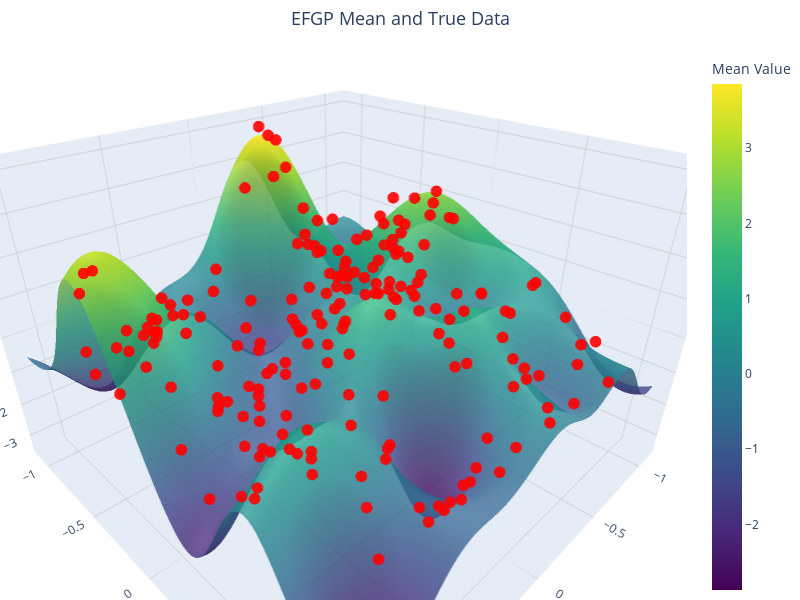

Notebook code cell kept with this figure:
### Code cell
beta, xis, ytrg, ws, toeplitz = efgp_nd(
    x=x,
    y=y,
    sigmasq=sigmasq,
    kernel=kernel,
    eps=EPSILON,
    x_new=x_new,
    nufft_eps=1e-10,

    opts={'cg_tolerance': cg_tol, 'estimate_variance': True,
    'variance_method':'regular','early_stopping': True}
)
if d == 2:

    import plotly.graph_objects as go
    import numpy as np
    from scipy.interpolate import griddata

    # --- Prepare Data for Plotting ---
    # Extract x1, x2 coordinates and mean values from tensors
    x1 = x_new[:, 0].cpu().numpy()
    x2 = x_new[:, 1].cpu().numpy()
    mean_values = ytrg['mean'].cpu().numpy()

    # Create a grid for the surface plot
    x1_grid = np.linspace(x1.min(), x1.max(), 100)
    x2_grid = np.linspace(x2.min(), x2.max(), 100)
    X1, X2 = np.meshgrid(x1_grid, x2_grid)

    # Interpolate mean values onto the grid for smooth surface visualization
    mean_surface = griddata(
        points=(x1, x2), 
        values=mean_values, 
        xi=(X1, X2), 
        method='cubic'
    )

    # --- Create Interactive 3D Plot ---
    fig = go.Figure()

    # Add the mean surface with transparency
    fig.add_trace(go.Surface(
        z=mean_surface,
        x=X1,
        y=X2,
        colorscale='Viridis',
        opacity=0.8,  # Adjust transparency for better visualization
        name='EFGP Mean',
        colorbar=dict(
            title=dict(
                text="Mean Value",
                font=dict(size=14)
            ),
            tickfont=dict(size=12)
        )
    ))

    # Add scatter points for the true data
    fig.add_trace(go.Scatter3d(
        x=x[:, 0].cpu().numpy(),
        y=x[:, 1].cpu().numpy(),
        z=y.cpu().numpy(),
        mode='markers',
        marker=dict(
            size=4,  # Smaller scatter points
            color='red',
            opacity=0.9,  # Slight transparency for markers
            symbol='circle'
        ),
        name='True Data'
    ))

    # --- Update Layout for Better Visualization ---
    fig.update_layout(
        scene=dict(
            aspectmode='manual',
            aspectratio=dict(x=1.5, y=1.5, z=1), # Make x and y dimensions wider relative to z
            xaxis=dict(
                title=dict(
                    text='x₁',
                    font=dict(size=16)
                ),
                tickfont=dict(size=12),
                showgrid=True,
                gridcolor='lightgray'
            ),
            yaxis=dict(
                title=dict(
                    text='x₂',
                    font=dict(size=16)
                ),
                tickfont=dict(size=12),
                showgrid=True,
                gridcolor='lightgray'
            ),
            zaxis=dict(
                title=dict(
                    text='Mean/True Data',
                    font=dict(size=16)
                ),
                tickfont=dict(size=12),
                showgrid=True,
                gridcolor='lightgray'
            ),
            camera=dict(
                eye=dict(x=1.25, y=1.25, z=1)  # Adjust camera angle for better view
            )
        ),
        title=dict(
            text='EFGP Mean and True Data',
            font=dict(size=18),
            x=0.5,  # Center the title
            xanchor='center'
        ),
        legend=dict(
            x=0.8,
            y=0.9,
            font=dict(size=12),
            bgcolor='rgba(255, 255, 255, 0.8)',  # Add a semi-transparent background
            bordercolor='black',
            borderwidth=1
        ),
        margin=dict(l=0, r=0, t=50, b=0),  # Reduce margins for a cleaner look
        width=800,  # Increase figure width
        height=600   # Increase figure height
    )

    # Display the plot
    fig.show()

### Figure 1 — Plotly figure (JSON) as saved in the notebook; plotly's stock layout.template omitted (floating-point values rounded to 4 significant figures; data arrays with more than 128 entries replaced by an {"elided": "..."} marker saying what was removed)
{"data": [{"colorbar": {"tickfont": {"size": 12}, "title": {"font": {"size": 14}, "text": "Mean Value"}}, "colorscale": [[0, "#440154"], [0.1111, "#482878"], [0.2222, "#3e4989"], [0.3333, "#31688e"], [0.4444, "#26828e"], [0.5556, "#1f9e89"], [0.6667, "#35b779"], [0.7778, "#6ece58"], [0.8889, "#b5de2b"], [1, "#fde725"]], "name": "EFGP Mean", "opacity": 0.8, "type": "surface", "x": {"elided": "100x100 float values"}, "y": {"elided": "100x100 float values"}, "z": {"elided": "100x100 float values"}}, {"marker": {"color": "red", "opacity": 0.9, "size": 4, "symbol": "circle"}, "mode": "markers", "name": "True Data", "type": "scatter3d", "x": {"elided": "200 float values"}, "y": {"elided": "200 float values"}, "z": {"elided": "200 float values"}}], "layout": {"height": 600, "legend": {"bgcolor": "rgba(255, 255, 255, 0.8)", "bordercolor": "black", "borderwidth": 1, "font": {"size": 12}, "x": 0.8, "y": 0.9}, "margin": {"b": 0, "l": 0, "r": 0, "t": 50}, "scene": {"aspectmode": "manual", "aspectratio": {"x": 1.5, "y": 1.5, "z": 1}, "camera": {"eye": {"x": 1.25, "y": 1.25, "z": 1}}, "xaxis": {"gridcolor": "lightgray", "showgrid": true, "tickfont": {"size": 12}, "title": {"font": {"size": 16}, "text": "x₁"}}, "yaxis": {"gridcolor": "lightgray", "showgrid": true, "tickfont": {"size": 12}, "title": {"font": {"size": 16}, "text": "x₂"}}, "zaxis": {"gridcolor": "lightgray", "showgrid": true, "tickfont": {"size": 12}, "title": {"font": {"size": 16}, "text": "Mean/True Data"}}}, "title": {"font": {"size": 18}, "text": "EFGP Mean and True Data", "x": 0.5, "xanchor": "center"}, "width": 800}}
